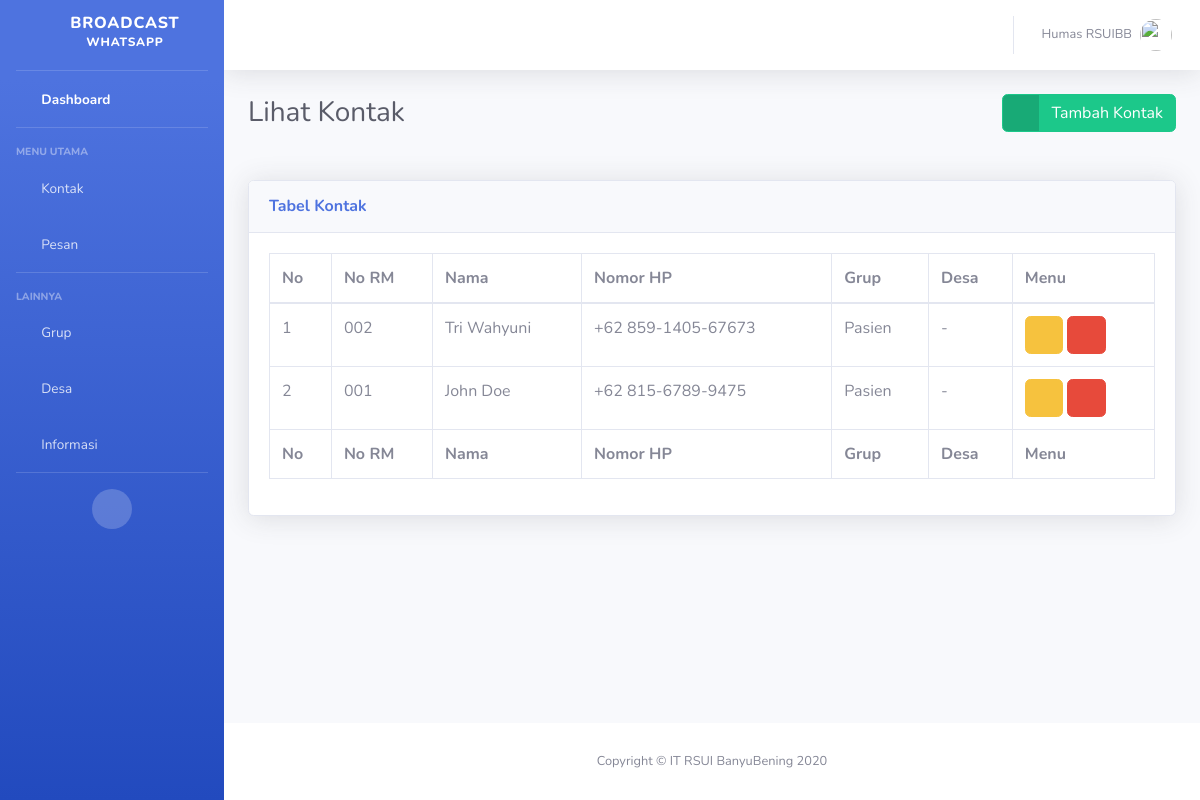
The app's page /kontak/, older data.
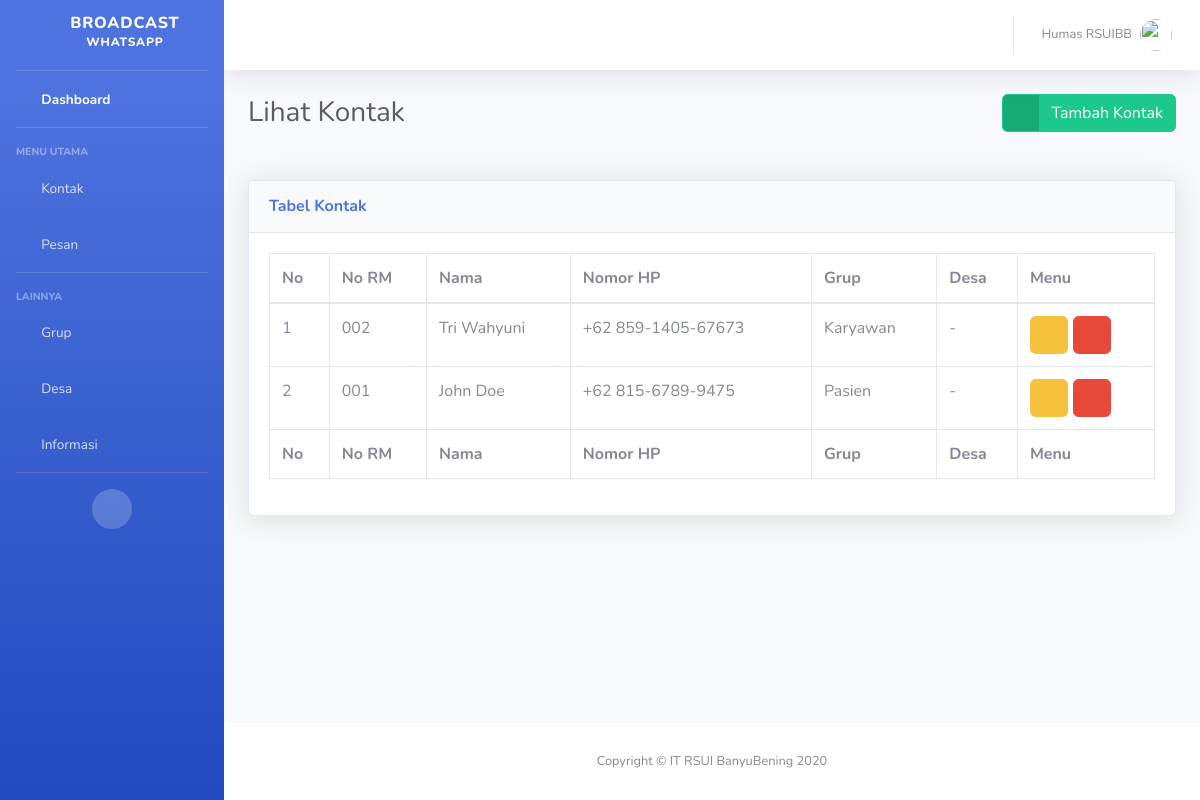
The same page, newer data.
### kontak/models.py (models this page shows, shortened)
class Contacts(models.Model):
    norm        = models.CharField(max_length=50, null=True, blank=True)
    name        = models.CharField(max_length=50)
    contact     = models.CharField(max_length=50)
    group       = models.ForeignKey(Grup, on_delete=models.SET_NULL, null=True)
    desa        = models.ForeignKey(Desa, on_delete=models.SET_NULL, null=True, blank=True)
    is_active   = models.IntegerField(default=1)
    is_tester   = models.IntegerField(default=0)
    class Meta:
        db_table    = "contacts"

### grup/models.py (models this page shows)
class Grup(models.Model):
    name = models.CharField(max_length=100)
    def __str__(self):
        return "{}".format(self.name)
    class Meta:
        db_table    = "group"

### kontak/views.py (the view)
# urls.py: path('', KontakListView.as_view(), name="index"),
class KontakListView(TemplateView):
    template_name   = 'kontak/index.html'
    def get_context_data(self, *args, **kwargs):
        kontaks = reversed(Contacts.objects.all().order_by('id'))
        context = {
            'Judul'         : 'Lihat Kontak',
            'Judul_Tabel'   : 'Tabel Kontak',
            'Kontaks'       : kontaks,
        }
        return context

### kontak/templates/kontak/index.html (shortened to what this page needs)
{% extends 'base.html' %}
{% load static %}
{% block styles_custom %}
<link href="{% static "vendor/datatables/dataTables.bootstrap4.min.css" %}" rel="stylesheet">
{% endblock styles_custom %}
{% block heading %}
<div class="d-sm-flex align-items-center justify-content-between mb-4">
    <h1 class="h3 mb-0 text-gray-800">{{Judul}}</h1>
    <a href="{% url "kontak:tambah" %}" class="btn btn-success btn-icon-split">
        <span class="icon text-white-50">
            <i class="fas fa-plus"></i>
        </span>
        <span class="text">Tambah Kontak</span>
    </a>
</div>
{% endblock heading %}
{% block data_table %}
<div class="card shadow mb-4">
    <div class="card-header py-3">
        <h6 class="m-0 font-weight-bold text-primary">{{Judul_Tabel}}</h6>
    </div>
    <div class="card-body">
        <div class="table-responsive">
        <table class="table table-bordered" id="dataTable" width="100%" cellspacing="0">
            <thead>
                <tr>
                    <th>No</th>
                    <th>No RM</th>
                    <th>Nama</th>
                    <th>Nomor HP</th>
                    <th>Grup</th>
                    <th>Desa</th>
                    <th>Menu</th>
                </tr>
            </thead>
            <tfoot>
                <tr>
                    <th>No</th>
                    <th>No RM</th>
                    <th>Nama</th>
                    <th>Nomor HP</th>
                    <th>Grup</th>
                    <th>Desa</th>
                    <th>Menu</th>
                </tr>
            </tfoot>
            <tbody>
                {% for kontak in Kontaks %}
                <tr>
                    <td>{{forloop.counter}}</td>
                    {% if kontak.norm is None %}
                        <td>-</td>
                    {% else %}
                        <td>{{kontak.norm}}</td>
                    {% endif %}
                    <td>{{kontak.name}}</td>
                    <td>{{kontak.contact}}</td>
                    <td>{{kontak.group}}</td>
                    {% if kontak.desa is None %}
                        <td>-</td>
                    {% else %}
                        <td>{{kontak.desa}}</td>
                    {% endif %}
                    <td>
                        <a class="btn btn-warning" href="{% url 'kontak:ubah' kontak.id %}"><i class="fas fa-edit"></i></a>
                        <a class="btn btn-danger" href="{% url 'kontak:hapus' kontak.id %}"><i class="fas fa-trash"></i></a>
                    </td>
                </tr>
                {% endfor %}
            </tbody>
        </table>
        </div>
    </div>
</div>
{% endblock data_table %}

Row changes from the older to the newer data that the page shows:
changed Contacts "Tri Wahyuni": group "Pasien" → "Karyawan"
